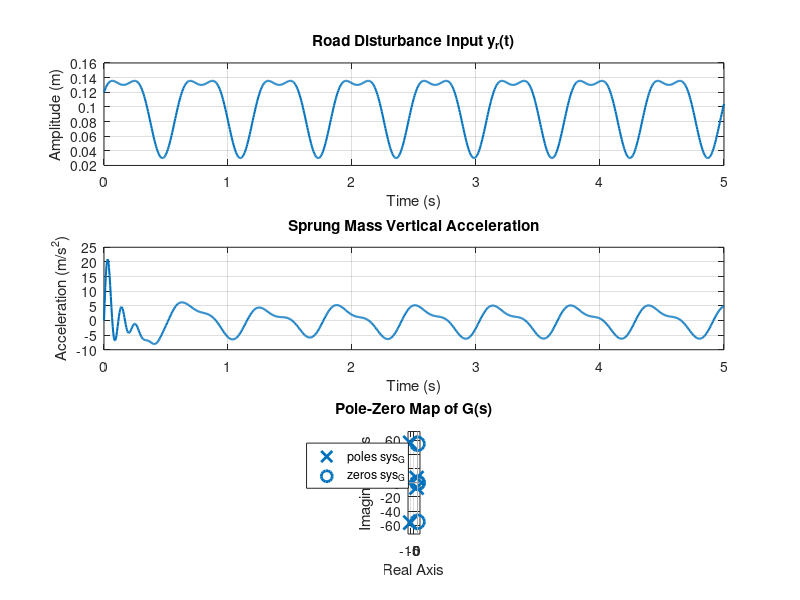

Source code (MATLAB):
clc;
clear;
close all;

M = 300;
m = 50;
k1 = 15000;
D = 1000;
k2 = 150000;

A = [0, 0, 1, 0;
     0, 0, 0, 1;
     -k1/M, k1/M, -D/M, D/M;
     k1/m, -(k1+k2)/m, D/m, -D/m];

B = [0;
     0;
     1/M;
     -1/m];

W = [0;
     0;
     0;
     k2/m];

C = [-k1/M, k1/M, -D/M, D/M];

Du = 1/M;
Dw = 0;

[numG, denG] = ss2tf(A, B, C, Du);
sys_G = tf(numG, denG);

[numH, denH] = ss2tf(A, W, C, Dw);
sys_H = tf(numH, denH);

disp('G(s):');
sys_G
disp('H(s):');
sys_H

t = 0:0.005:5;
yr = 0.1 + 0.05*sin(10*t) + 0.02*cos(20*t);
u = zeros(size(t));

sys_road_ss = ss(A, W, C, Dw);
[y_out, t_out, x_out] = lsim(sys_road_ss, yr, t);

figure;

subplot(3,1,1);
plot(t, yr, 'LineWidth', 1.5);
title('Road Disturbance Input y_r(t)');
xlabel('Time (s)');
ylabel('Amplitude (m)');
grid on;

subplot(3,1,2);
plot(t, y_out, 'LineWidth', 1.5);
title('Sprung Mass Vertical Acceleration');
xlabel('Time (s)');
ylabel('Acceleration (m/s^2)');
grid on;

subplot(3,1,3);
pzmap(sys_G);
title('Pole-Zero Map of G(s)');
grid on;
axis equal;
